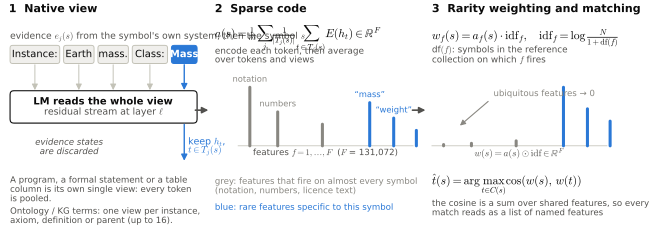

Recreate this plot in Python.
"""Figure 1: the SAE-IDF pipeline, left to right, with one worked view."""
from pathlib import Path
import matplotlib.pyplot as plt
from matplotlib.patches import FancyBboxPatch, FancyArrowPatch
import style as S

S.setup()
plt.rcParams.update({"font.family": "sans-serif", "font.sans-serif": ["DejaVu Sans"], "mathtext.fontset": "cm"})
HERE = Path(__file__).resolve().parent
W, H = 1000, 360
fig = plt.figure(figsize=(S.TEXT_IN, S.TEXT_IN * H / W))
ax = fig.add_axes([0, 0, 1, 1]); ax.set_xlim(0, W); ax.set_ylim(0, H); ax.axis("off")
BLUE, BLUE_T, GREY_T, EDGE = S.BLUE, "#eaf1fc", "#f0efec", S.AXIS
FS = 7.2


def box(x, y, w, h, fc, ec, lw=0.8, r=6):
    ax.add_patch(FancyBboxPatch((x, y), w, h, boxstyle=f"round,pad=0,rounding_size={r}", fc=fc, ec=ec, lw=lw))


def arrow(x0, y0, x1, y1, color=S.INK2, lw=1.0):
    ax.add_patch(FancyArrowPatch((x0, y0), (x1, y1), arrowstyle="-|>", mutation_scale=9, lw=lw, color=color, shrinkA=0, shrinkB=0))


def head(x, n, text):
    ax.text(x, H - 14, f"{n}  {text}", fontsize=FS + 0.8, color=S.INK, fontweight="bold", va="center")


# --- panel 1: a native view, evidence then symbol ------------------------------------------
head(12, "1", "Native view")
tokens = [("Instance:", 0), ("Earth", 0), ("mass.", 0), ("Class:", 0), ("Mass", 1)]
x, y0, th, gap = 14, 262, 28, 6
spans = []
for word, sym in tokens:
    w = 10 + 7.4 * len(word)
    box(x, y0, w, th, BLUE if sym else GREY_T, BLUE if sym else EDGE, 0.7, 4)
    ax.text(x + w / 2, y0 + th / 2, word, fontsize=FS, color="white" if sym else S.INK, ha="center", va="center",
            fontweight="bold" if sym else "normal")
    spans.append((x, w, sym)); x += w + gap
ev_l, ev_r = spans[0][0], spans[-2][0] + spans[-2][1]
sx, sw, _ = spans[-1]
ax.text(14, y0 + th + 12, r"evidence $e_j(s)$ from the symbol's own system, then the symbol $s$", fontsize=FS - 0.6, color=S.INK2, ha="left", va="center")
# LM
lm_y, lm_h = 170, 50
box(14, lm_y, x - gap - 14, lm_h, "white", S.INK, 0.8)
ax.text((14 + x - gap) / 2, lm_y + lm_h / 2 + 8, "LM reads the whole view", fontsize=FS, color=S.INK, ha="center", va="center", fontweight="bold")
ax.text((14 + x - gap) / 2, lm_y + lm_h / 2 - 9, r"residual stream at layer $\ell$", fontsize=FS - 0.4, color=S.INK2, ha="center", va="center")
for (tx, tw, sym) in spans:
    arrow(tx + tw / 2, y0 - 2, tx + tw / 2, lm_y + lm_h + 1, BLUE if sym else S.AXIS, 1.0 if sym else 0.7)
cx = sx + sw / 2
arrow(cx, lm_y - 2, cx, 112, BLUE)
ax.text(cx + 6, 140, r"keep $h_t$,", fontsize=FS - 0.4, color=BLUE, ha="left", va="center")
ax.text(cx + 6, 126, r"$t \in T_j(s)$", fontsize=FS - 0.4, color=BLUE, ha="left", va="center")
ax.text((ev_l + ev_r) / 2 - 30, 133, "evidence states\nare discarded", fontsize=FS - 1, color=S.INK2, ha="center", va="center", style="italic")
ax.text(14, 88, "A program, a formal statement or a table\ncolumn is its own single view: every token\nis pooled.", fontsize=FS - 1, color=S.INK2, va="top")
ax.text(14, 40, "Ontology / KG terms: one view per instance,\naxiom, definition or parent (up to 16).", fontsize=FS - 1, color=S.INK2, va="top")

# --- panel 2: sparse code ---------------------------------------------------------------------
P2 = 330
head(P2, "2", "Sparse code")
ax.text(P2, 300, r"$a(s) = \frac{1}{m}\sum_{j}\frac{1}{|T_j(s)|}\sum_{t \in T_j(s)} E(h_t)\in\mathbb{R}^{F}$", fontsize=FS + 1.2, color=S.INK, va="center")
ax.text(P2, 274, "encode each token, then average\nover tokens and views", fontsize=FS - 0.8, color=S.INK2, va="center", linespacing=1.1)
# a sparse bar sketch: F features on the x axis, a few active
import numpy as np
rng = np.random.default_rng(3)
bx, by, bw, bh = P2 + 36, 135, 270, 95
ax.plot([bx, bx + bw], [by, by], color=S.AXIS, lw=0.6)
feats = {18: (0.95, "notation", True), 61: (0.55, "numbers", True), 130: (0.35, None, True),
         203: (0.7, "“mass”", False), 240: (0.45, "“weight”", False), 275: (0.25, None, False)}
for xi, (hgt, lab, generic) in feats.items():
    col = S.MUTED if generic else BLUE
    ax.plot([bx + xi, bx + xi], [by, by + hgt * bh], color=col, lw=2.2, solid_capstyle="round")
    if lab:
        ax.text(bx + xi, by + hgt * bh + 6, lab, fontsize=FS - 1.2, color=col, ha="center", va="bottom")
ax.text(bx + bw / 2, by - 12, r"features $f = 1,\ldots,F$  ($F$ = 131,072)", fontsize=FS - 1, color=S.INK2, ha="center", va="center")
ax.text(P2, 86, "grey: features that fire on almost every symbol\n(notation, numbers, licence text)", fontsize=FS - 1, color=S.MUTED, va="top")
ax.text(P2, 46, "blue: rare features specific to this symbol", fontsize=FS - 1, color=BLUE, va="top")

# --- panel 3: rarity weighting + match ---------------------------------------------------------
P3 = 665
head(P3, "3", "Rarity weighting and matching")
ax.text(P3, 300, r"$w_f(s) = a_f(s)\cdot \mathrm{idf}_f,\quad \mathrm{idf}_f=\log\frac{N}{1+\mathrm{df}(f)}$", fontsize=FS + 1.2, color=S.INK, va="center")
ax.text(P3, 274, "df$(f)$: symbols in the reference\ncollection on which $f$ fires", fontsize=FS - 0.8, color=S.INK2, va="center", linespacing=1.1)
bx3 = P3
ax.plot([bx3, bx3 + bw], [by, by], color=S.AXIS, lw=0.6)
weighted = {18: 0.02, 61: 0.04, 130: 0.08, 203: 0.95, 240: 0.6, 275: 0.4}
for xi, hgt in weighted.items():
    generic = feats[xi][2]
    ax.plot([bx3 + xi, bx3 + xi], [by, by + hgt * bh], color=S.MUTED if generic else BLUE, lw=2.2, solid_capstyle="round")
ax.annotate("", xy=(bx3 + 40, by + 0.3 * bh), xytext=(bx3 + 90, by + 0.75 * bh), arrowprops=dict(arrowstyle="-|>", color=S.MUTED, lw=0.8, mutation_scale=8))
ax.text(bx3 + 95, by + 0.78 * bh, "ubiquitous features → 0", fontsize=FS - 1, color=S.MUTED, va="bottom")
ax.text(bx3 + bw / 2, by - 12, r"$w(s) = a(s)\odot\mathrm{idf} \in \mathbb{R}^{F}$", fontsize=FS - 0.4, color=S.INK2, ha="center", va="center")
ax.text(P3, 92, r"$\hat t(s) = \arg\max_{t\in C(s)} \cos(w(s),\, w(t))$", fontsize=FS + 1.2, color=S.INK, va="top")
ax.text(P3, 52, "the cosine is a sum over shared features, so every\nmatch reads as a list of named features", fontsize=FS - 1, color=S.INK2, va="top")

# arrows between panels
for xa in (P2 - 22, P3 - 22):
    arrow(xa - 8, 190, xa + 12, 190, S.INK2, 1.2)
fig.savefig(HERE / "fig_pipeline.pdf"); fig.savefig(HERE / "fig_pipeline.png", dpi=150)
print("wrote fig_pipeline.pdf")
